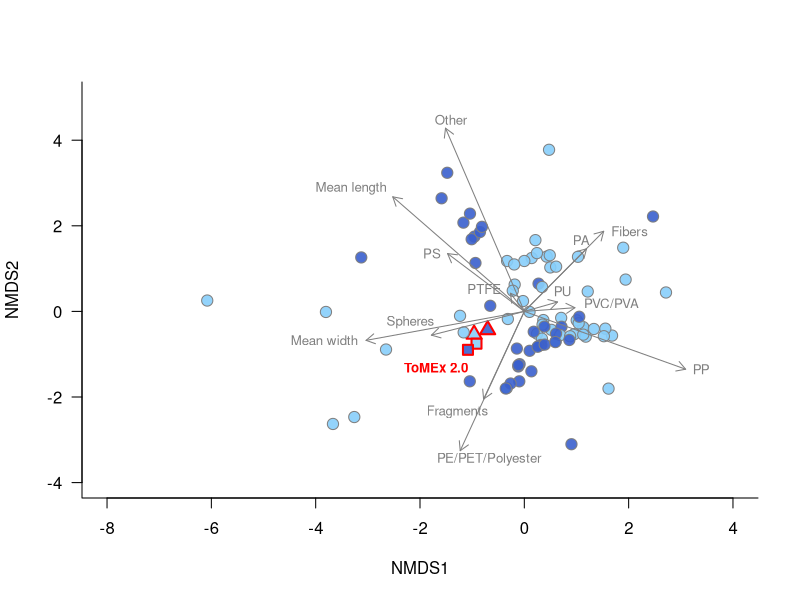

Write R code to recreate this figure.
#### NMDS analysis of microplastic characteristics comparing marine and freshwater samples ####
#### Creates Figure 3 in main manuscript ####

# Load packages ---
library(vegan)
library(tibble)

# Import data ---

dat = read.csv(
     "data/input/characteristics and NMDS/data_comp_to_env_compiled.csv",
     stringsAsFactors = TRUE
)

# scale variables
colnames(dat)
vars = dat[, c(5:16, 18)]
scaled = scale(vars)

# replace all NAs with 0 - set all unknown values to variable mean
scaled[is.na(scaled)] = 0

# NMDS
set.seed(2024)
NMDS = metaMDS(
     scaled,
     distance = "euclidean",
     k = 2,
     autotransform = F,
     wascores = F
)
NMDS$points
x <- NMDS$points[, 1]
y <- NMDS$points[, 2]

# get vectors for each variable
envfitall <- envfit(NMDS, scaled)
vectors = as_tibble(envfitall$vectors$arrows, rownames = "properties")
vectors$vectornames = c("PE/PET/Polyester", "PP", "PS", "PA", "PU", 
                        "PVC/PVA", "PTFE", "Other", "Fragments", "Spheres", 
                        "Fibers", "Mean length", "Mean width")
# get vector/arrow weights:
weights = attr(envfitall$vectors$arrows, "parameters")$norm

palette(c("lightskyblue", "royalblue3"))

adjust.x = c(0.55, 0.3, -0.3, -0.1, 0.1, 
             0.7, -0.5, 0.1, -0.5, -0.4, 
             0.5, -0.8, -0.8)
adjust.y = c(-0.2, 0, 0, 0.2, 0.25, 
             0.1, 0.1, 0.2, -0.3, 0.3, 
             0, 0.2, 0)

png("output/Manuscript_Figs/characteristics and NMDS/figure3_NMDS_environmental.png", width = 18, height = 15, units = "cm", res = 1000)

op = par(bty = "l", las = 1, cex = 1)

plot(x,y, bg = adjustcolor(as.numeric(dat$fresh_marine_binary), alpha.f = 0.9), col = c(rep("red",4), rep("grey50",(nrow(dat)-4))), 
     pch = c(rep(24,2), rep(22,2), rep(21,(nrow(dat)-2))), lwd = c(2,2,2,2, rep(1, (nrow(dat)-4))),
     xlab = "NMDS1", ylab = "NMDS2", cex = 1.5, 
     ylim = c(-4,5), xlim = c(-8, 4))

# for(i in 1:nrow(envfitall$vectors$arrows)){
# arrows(0,0, envfitall$vectors$arrows[i,1]*2.5, envfitall$vectors$arrows[i,2]*2.5, 
#        length = 0.1, col = "grey50")
# text(envfitall$vectors$arrows[i,1]*2.5 + adjust.x[i], envfitall$vectors$arrows[i,2]*2.5 + adjust.y[i],
#      vectors$vectornames[i], cex = 0.8, col = "grey50")
# }  
for(i in 1:nrow(envfitall$vectors$arrows)){
  arrows(0,0, envfitall$vectors$arrows[i,1]*7*weights[i], envfitall$vectors$arrows[i,2]*7*weights[i], 
         length = 0.1, col = "grey50")
  text(envfitall$vectors$arrows[i,1]*7*weights[i] + adjust.x[i], envfitall$vectors$arrows[i,2]*7*weights[i] + adjust.y[i],
       vectors$vectornames[i], cex = 0.8, col = "grey50")
}  
text("ToMEx 2.0", x = -2.5, y = -1.35, col = "red",
     cex = 0.8, pos = 4, font = 2)

dev.off()

#### END ####
